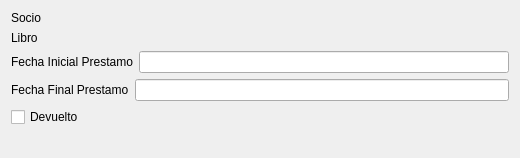
<?xml version="1.0" encoding="UTF-8"?>
<ui version="4.0">
 <class>Form</class>
 <widget class="QWidget" name="Form">
  <property name="geometry">
   <rect>
    <x>0</x>
    <y>0</y>
    <width>520</width>
    <height>158</height>
   </rect>
  </property>
  <property name="windowTitle">
   <string>Form</string>
  </property>
  <layout class="QVBoxLayout" name="verticalLayout">
   <item>
    <layout class="QHBoxLayout" name="horizontalLayout">
     <item>
      <widget class="QLabel" name="label">
       <property name="text">
        <string>Socio</string>
       </property>
      </widget>
     </item>
     <item>
      <widget class="BlSearchWidget" name="mui_idsocio" native="true"/>
     </item>
    </layout>
   </item>
   <item>
    <layout class="QHBoxLayout" name="horizontalLayout_2">
     <item>
      <widget class="QLabel" name="label_2">
       <property name="text">
        <string>Libro</string>
       </property>
      </widget>
     </item>
     <item>
      <widget class="BlSearchWidget" name="mui_idlibro" native="true"/>
     </item>
    </layout>
   </item>
   <item>
    <layout class="QHBoxLayout" name="horizontalLayout_3">
     <item>
      <widget class="QLabel" name="label_3">
       <property name="text">
        <string>Fecha Inicial Prestamo</string>
       </property>
       <property name="buddy">
        <cstring>mui_fechainprestamo</cstring>
       </property>
      </widget>
     </item>
     <item>
      <widget class="BlDateSearch" name="mui_fechainprestamo"/>
     </item>
    </layout>
   </item>
   <item>
    <layout class="QHBoxLayout" name="horizontalLayout_4">
     <item>
      <widget class="QLabel" name="label_4">
       <property name="text">
        <string>Fecha Final Prestamo</string>
       </property>
       <property name="buddy">
        <cstring>mui_fechafinprestamo</cstring>
       </property>
      </widget>
     </item>
     <item>
      <widget class="BlDateSearch" name="mui_fechafinprestamo"/>
     </item>
    </layout>
   </item>
   <item>
    <widget class="QCheckBox" name="mui_devueltoprestamo">
     <property name="text">
      <string>Devuelto</string>
     </property>
    </widget>
   </item>
   <item>
    <spacer name="verticalSpacer">
     <property name="orientation">
      <enum>Qt::Vertical</enum>
     </property>
     <property name="sizeHint" stdset="0">
      <size>
       <width>20</width>
       <height>22</height>
      </size>
     </property>
    </spacer>
   </item>
  </layout>
 </widget>
 <customwidgets>
  <customwidget>
   <class>BlDateSearch</class>
   <extends>QLineEdit</extends>
   <header>bldatesearch.h</header>
  </customwidget>
  <customwidget>
   <class>BlSearchWidget</class>
   <extends>QWidget</extends>
   <header>blsearchwidget.h</header>
   <container>1</container>
  </customwidget>
 </customwidgets>
 <resources/>
 <connections/>
</ui>
